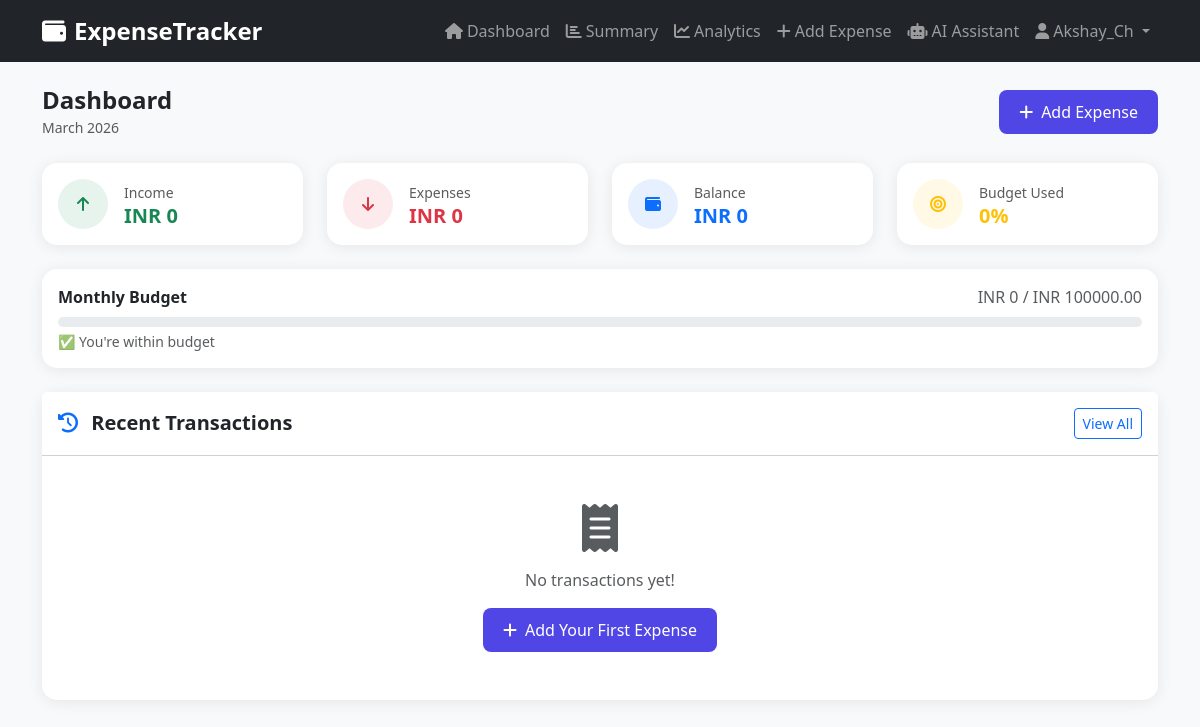
The app's page /dashboard/ (signed in), older data.
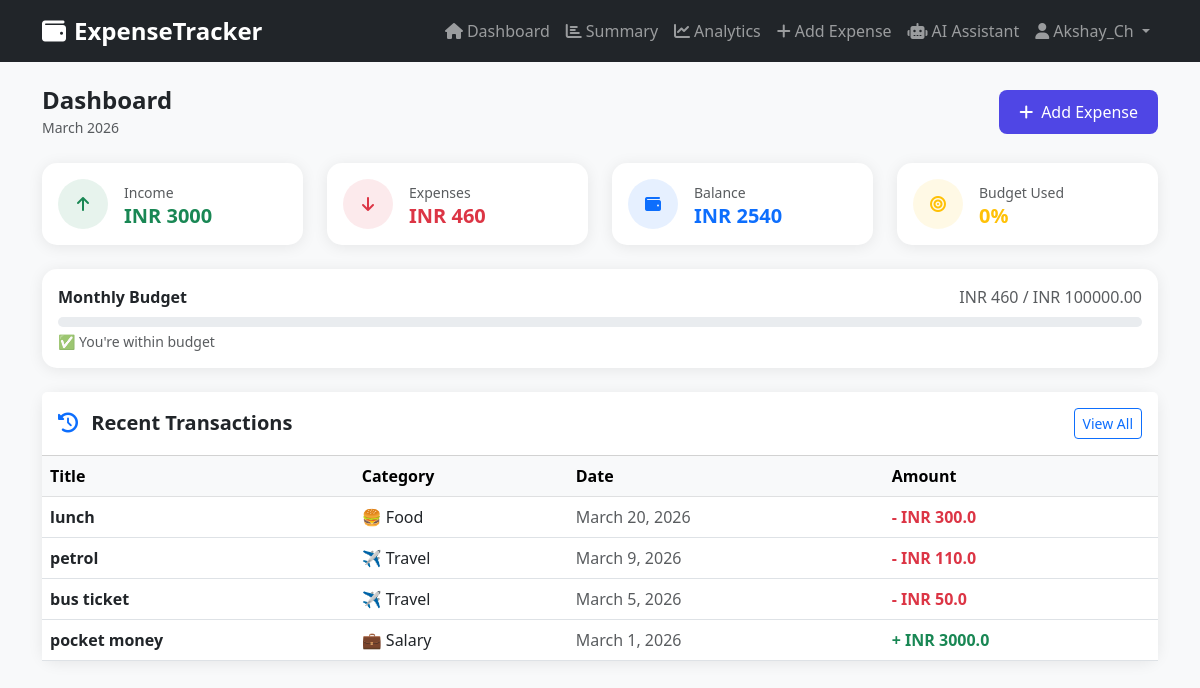
The same page, newer data.
### accounts/models.py (models this page shows, shortened)
class UserProfile(models.Model):
    user = models.OneToOneField(User, on_delete=models.CASCADE)
    profile_picture = models.ImageField(
        upload_to='profile_pics/',
        blank=True,
        null=True
    )
    currency = models.CharField(
        max_length=10,
        default='USD'
    )
    monthly_budget = models.DecimalField(
        max_digits=10,
        decimal_places=2,
        default=0.00
    )
    created_at = models.DateTimeField(auto_now_add=True)

### expenses/models.py (models this page shows, shortened)
class Expense(models.Model):
    STATUS_CHOICES = [
        ('income', 'Income'),
        ('expense', 'Expense'),
    ]
    user = models.ForeignKey(User, on_delete=models.CASCADE)
    category = models.ForeignKey(Category, on_delete=models.SET_NULL, null=True)
    title = models.CharField(max_length=200)
    amount = models.DecimalField(max_digits=10, decimal_places=1)
    type = models.CharField(max_length=10, choices=STATUS_CHOICES, default='expense')
    date = models.DateField()
    note = models.TextField(blank=True)
    created_at = models.DateTimeField(auto_now_add=True)
    updated_at = models.DateTimeField(auto_now=True)
    class Meta:
        ordering = ['-date']

class Category(models.Model):
    name = models.CharField(max_length=100)
    icon = models.CharField(max_length=50, blank=True)  # emoji or icon name
    user = models.ForeignKey(User, on_delete=models.CASCADE)
    created_at = models.DateTimeField(auto_now_add=True)
    class Meta:
        verbose_name_plural = "Categories"
        ordering = ['name']

### expenses/views.py (the view)
# urls.py: path('dashboard/', views.dashboard_view, name='dashboard'),
@login_required
def dashboard_view(request):
    today = datetime.today()
    month = today.month
    year = today.year
    expenses = Expense.objects.filter(user=request.user)
    monthly_expenses = expenses.filter(
        type='expense',
        date__month=month,
        date__year=year
    ).aggregate(total=Sum('amount'))['total'] or 0
    monthly_income = expenses.filter(
        type='income',
        date__month=month,
        date__year=year
    ).aggregate(total=Sum('amount'))['total'] or 0
    balance = monthly_income - monthly_expenses
    recent_transactions = expenses.order_by('-date')[:5]
    try:
        budget = request.user.userprofile.monthly_budget
        currency = request.user.userprofile.currency
    except:
        budget = 0
        currency = 'USD'
    budget_percentage = 0
    if budget > 0:
        budget_percentage = min(int((monthly_expenses / budget) * 100), 100)
    context = {
        'monthly_expenses': monthly_expenses,
        'monthly_income': monthly_income,
        'balance': balance,
        'recent_transactions': recent_transactions,
        'budget': budget,
        'budget_percentage': budget_percentage,
        'currency': currency,
        'month_name': today.strftime('%B %Y'),
    }
    return render(request, 'expenses/dashboard.html', context)

### templates/expenses/dashboard.html (shortened to what the changed rows need)
{% extends 'base.html' %}
{% block content %}
<div class="row g-4 mb-4">
    <div class="col-md-3">
        <div class="card p-3">
            <div class="d-flex align-items-center">
                <div>
                    <small class="text-muted">Income</small>
                    <h5 class="fw-bold mb-0 text-success">
                        {{ currency }} {{ monthly_income }}
                    </h5>
                </div>
            </div>
        </div>
    </div>
    <div class="col-md-3">
        <div class="card p-3">
            <div class="d-flex align-items-center">
                <div>
                    <small class="text-muted">Expenses</small>
                    <h5 class="fw-bold mb-0 text-danger">
                        {{ currency }} {{ monthly_expenses }}
                    </h5>
                </div>
            </div>
        </div>
    </div>
    <div class="col-md-3">
        <div class="card p-3">
            <div class="d-flex align-items-center">
                <div>
                    <small class="text-muted">Balance</small>
                    <h5 class="fw-bold mb-0
                        {% if balance >= 0 %}text-primary{% else %}text-danger{% endif %}">
                        {{ currency }} {{ balance }}
                    </h5>
                </div>
            </div>
        </div>
    </div>
</div>
{% if budget > 0 %}
<div class="card mb-4 p-3">
    <div class="d-flex justify-content-between mb-2">
        <span class="fw-semibold">Monthly Budget</span>
        <span class="text-muted">
            {{ currency }} {{ monthly_expenses }} /
            {{ currency }} {{ budget }}
        </span>
    </div>
    <div class="progress" style="height: 10px;">
    </div>
    <small class="text-muted mt-1">
        {% if budget_percentage >= 90 %}
            ⚠️ You're almost over budget!
        {% elif budget_percentage >= 70 %}
            🔶 You're using most of your budget
        {% else %}
            ✅ You're within budget
        {% endif %}
    </small>
</div>
{% endif %}
<div class="card">
    <div class="card-body p-0">
        {% if recent_transactions %}
        <div class="table-responsive">
            <table class="table table-hover mb-0">
                <thead class="table-light">
                    <tr>
                        <th>Title</th>
                        <th>Category</th>
                        <th>Date</th>
                        <th>Amount</th>
                    </tr>
                </thead>
                <tbody>
                    {% for transaction in recent_transactions %}
                    <tr>
                        <td class="fw-semibold">{{ transaction.title }}</td>
                        <td>
                            {% if transaction.category %}
                                {{ transaction.category.icon }}
                                {{ transaction.category.name }}
                            {% else %}
                                <span class="text-muted">No category</span>
                            {% endif %}
                        </td>
                        <td class="text-muted">{{ transaction.date }}</td>
                        <td>
                            <span class="fw-bold
                                {% if transaction.type == 'income' %}
                                    text-success
                                {% else %}
                                    text-danger
                                {% endif %}">
                                {% if transaction.type == 'income' %}+{% else %}-{% endif %}
                                {{ currency }} {{ transaction.amount }}
                            </span>
                        </td>
                    </tr>
                    {% endfor %}
                </tbody>
            </table>
        </div>
        {% else %}
        <div class="text-center py-5">
            <i class="fas fa-receipt fa-3x text-muted mb-3"></i>
            <p class="text-muted">No transactions yet!</p>
            <a href="{% url 'add_expense' %}" class="btn btn-primary">
                <i class="fas fa-plus me-2"></i>Add Your First Expense
            </a>
        </div>
        {% endif %}
    </div>
</div>
{% endblock %}

Row changes from the older to the newer data that the page shows:
added Expense: {{ currency }} "INR"
added Expense: {{ currency }} "INR"
added Expense: {{ currency }} "INR"
added Expense: {{ currency }} "INR", type "income" (drawn)
Text that changed along with them:
{{ monthly_income }}: "0" → "3000"
{{ monthly_expenses }}: "0" → "460"
{{ balance }}: "0" → "2540"
text no longer shown: "No transactions yet! Add Your First Expense"
text now shown: "Title Category Date Amount"
